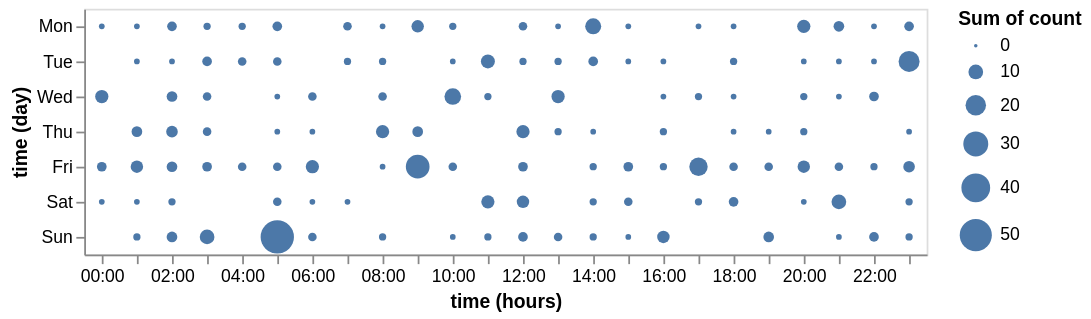

The specification (Vega-Lite) saved for this image:
### Vega-Lite specification from a JSON file in a GitHub repository (floating-point values rounded to 4 significant figures; data arrays with more than 128 entries replaced by an {"elided": "..."} marker saying what was removed)
{"$schema": "https://vega.github.io/schema/vega-lite/v6.json", "data": {"values": {"elided": "200 records"}}, "mark": "circle", "encoding": {"y": {"field": "time", "type": "ordinal", "timeUnit": "day", "sort": ["mon", "tue", "wed", "thu", "fri", "sat", "sun"]}, "x": {"field": "time", "type": "ordinal", "timeUnit": "hours"}, "size": {"field": "count", "type": "quantitative", "aggregate": "sum"}}}
